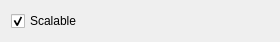
<?xml version="1.0" encoding="UTF-8"?>
<ui version="4.0">
    <class>Form</class>
    <widget class="QWidget" name="Form">
        <property name="geometry">
            <rect>
                <x>0</x>
                <y>0</y>
                <width>280</width>
                <height>35</height>
            </rect>
        </property>
        <property name="windowTitle">
            <string>Form</string>
        </property>
        <layout class="QVBoxLayout" name="verticalLayout">
            <item>
                <widget class="QCheckBox" name="scalable_chbx">
                    <property name="text">
                        <string>Scalable</string>
                    </property>
                    <property name="checkable">
                        <bool>true</bool>
                    </property>
                    <property name="checked">
                        <bool>true</bool>
                    </property>
                </widget>
            </item>
        </layout>
    </widget>
    <resources/>
    <connections/>
</ui>
